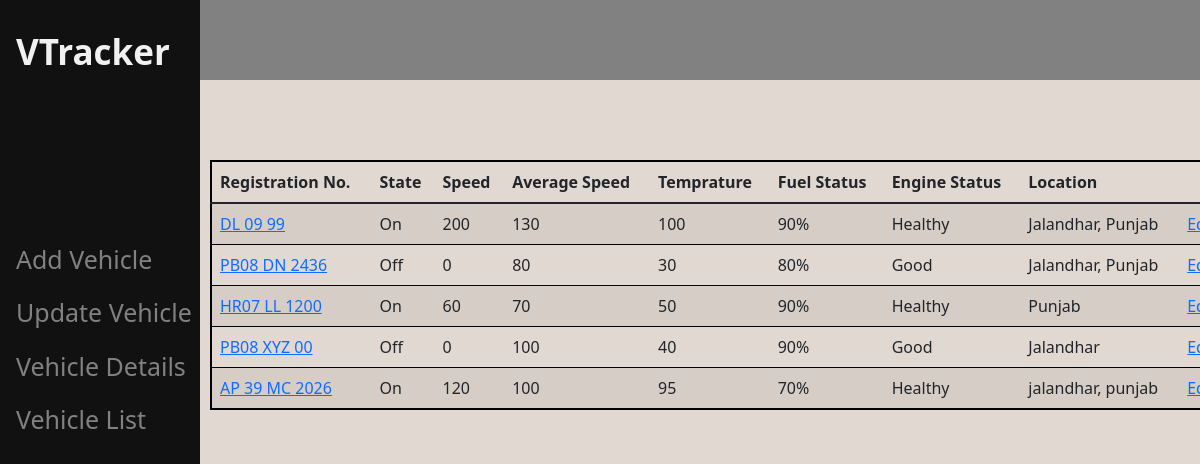
Page /list on the committed database.
### vehiclecrudapp/models.py (models this page shows)
class vehicle(models.Model):
    regno = models.CharField(max_length=122)
    state = models.CharField(max_length=122)
    speed = models.CharField(max_length=122,null=True)
    avgspeed = models.CharField(max_length=122)
    temp = models.CharField(max_length=122)
    fuel = models.CharField(max_length=122)
    engine = models.CharField(max_length=122)
    location = models.CharField(max_length=122)
    image = models.ImageField(upload_to=filepath, null=True,blank=True)

### vehiclecrudapp/views.py (the view)
# urls.py: path('list',include('vehiclecrudapp.urls'))
def list(request):
    v = vehicle.objects.all()
    context= {'vehicles':v}
    return render(request,'list.html',context)

### templates/list.html
{% extends 'base.html' %}
{% block main %}
<table class="table table-striped tb">
  <thead class="thead-dark">
    <tr>
      <th scope="col">Registration No.</th>
      <th scope="col">State</th>
      <th scope="col">Speed</th>
      <th scope="col">Average Speed</th>
      <th scope="col">Temprature</th>
      <th scope="col">Fuel Status</th>
      <th scope="col">Engine Status</th>
      <th scope="col">Location</th>
    </tr>
  </thead>
  <tbody>
  {% for v in vehicles%}
    <tr>
      <td><a href="details/{{v.regno}}">{{v.regno}}</a></td>
      <td>{{v.state}}</td>
      <td>{{v.speed}}</td>
      <td>{{v.avgspeed}}</td>
      <td>{{v.temp}}</td>
      <td>{{v.fuel}}</td>
      <td>{{v.engine}}</td>
      <td>{{v.location}}</td>
      <td><a href="update/{{v.regno}}">Edit</a></td>
    </tr>
    {% endfor %}
  </tbody>
</table>
{% endblock main %}

### templates/base.html (shortened to what this page needs)
<!doctype html>
<html lang="en">
  <head>
    <link href="https://cdn.jsdelivr.net/npm/bootstrap@5.1.3/dist/css/bootstrap.min.css" rel="stylesheet">
  </head>
  <body>
<div class="sidenav">
  <div class="logo">VTracker</div>
  <a href="/add">Add Vehicle</a>
  <a href="/update">Update Vehicle</a>
  <a href="/details">Vehicle Details</a>
  <a href="/list">Vehicle List</a>
</div>
<div class="navbar">
</div>
<div class="main">
{% block main %}{% endblock main %}
</div>
  </body>
</html>

### templates/base.html (style rules this page uses)
.sidenav { height: 100%; width: 200px; position: fixed; z-index: 1; top: 0; left: 0; background-color: #111; overflow-x: hidden; padding-top: 20px; }
.sidenav a { padding: 6px 8px 10px 16px; text-decoration: none; font-size: 25px; color: #818181; display: block; }
.main { margin-left: 160px; padding: 0px 10px; }
.logo { padding: 6px 8px 6px 16px; font-weight: bold; font-size: 35px; color: #f1f1f1; display: block; margin-bottom: 150px; }
.navbar { height: 10%; width: 100%; position: absolute; z-index: 0.8; top: 0; background-color: #818181; }
.main { position:fixed; width:100%; height:100%; top:10%; left:200px; margin-left:0px; background: #E1D9D1; }
.tb { position:relative; width:85vw; border: 2px solid black; top:10vh; }

### rows in the picture
vehicle: regno "DL 09 99", state "On", speed "200", avgspeed "130", temp "100", fuel "90%", engine "Healthy", location "Jalandhar, Punjab"
vehicle: regno "PB08 DN 2436", state "Off", speed "0", avgspeed "80", temp "30", fuel "80%", engine "Good", location "Jalandhar, Punjab"
vehicle: regno "HR07 LL 1200", state "On", speed "60", avgspeed "70", temp "50", fuel "90%", engine "Healthy", location "Punjab"
vehicle: regno "PB08 XYZ 00", state "Off", speed "0", avgspeed "100", temp "40", fuel "90%", engine "Good", location "Jalandhar"
vehicle: regno "AP 39 MC 2026", state "On", speed "120", avgspeed "100", temp "95", fuel "70%", engine "Healthy", location "jalandhar, punjab"
